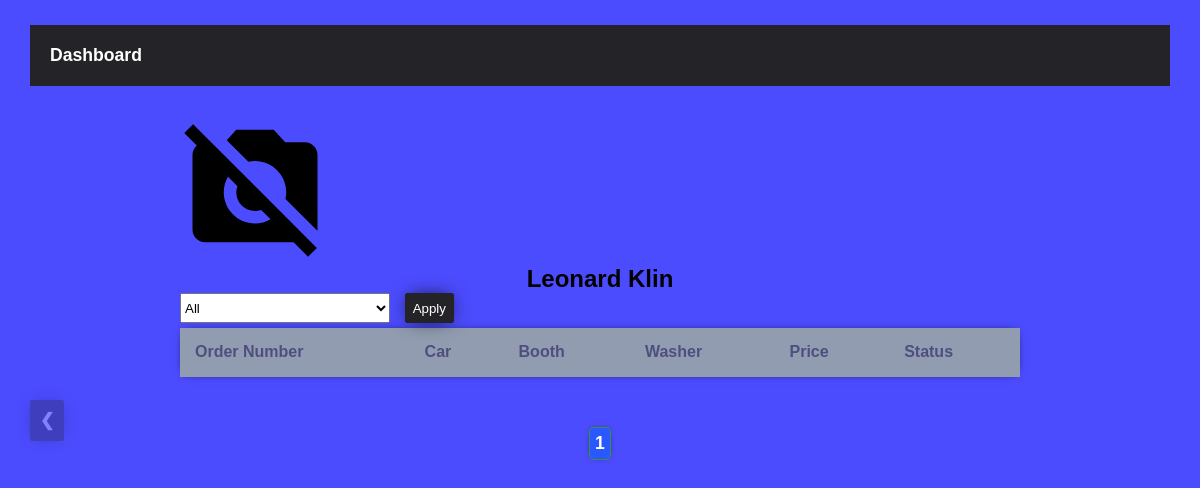
The app's page /employee/2/?page=1, older data.
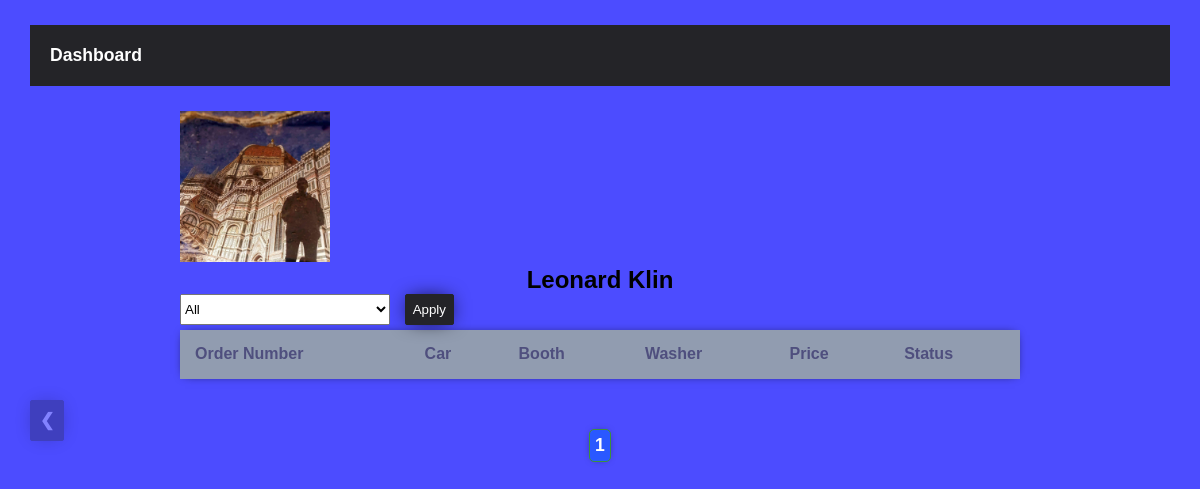
The same page, newer data.
### washapp/models.py (models this page shows, shortened)
class Employee(models.Model):
    name = models.CharField(max_length=100)
    last_name = models.CharField(max_length=100)
    avatar = models.ImageField(default='washapp/no_image.svg', upload_to='washapp/employees/')
    share = models.PositiveSmallIntegerField(default=45)
    created = models.DateTimeField(auto_now_add=True, verbose_name='Hired')
    def __str__(self):
        return f"{self.name}  {self.last_name}"

### washapp/views.py (the view)
# urls.py: path('employee/<int:employee_id>/', detail_view, name='detail'),
def detail_view(request, *args, **kwargs):
    employee = get_object_or_404(Employee, pk=kwargs['employee_id'])
    orders_by = request.GET.get('orders_by')
    orders = employee.order_set.all()
    if orders_by == 'day':
        orders = [order for order in orders if order.completed >= timezone.now() - timezone.timedelta(days=1)]
    elif orders_by == 'week':
        orders = [order for order in orders if order.completed >= timezone.now() - timezone.timedelta(weeks=1)]
    elif orders_by == 'month':
        orders = [order for order in orders if order.completed >= timezone.now() - timezone.timedelta(weeks=4)]
    paginator = Paginator(orders, 5)
    page = request.GET.get('page')
    try:
        orders = paginator.page(page)
    except:
        return HttpResponseRedirect(f'?page=1&orders_by={orders_by}' if orders_by else '?page=1')
    return render(request, 'washapp/employee_detail.html', {
        'employee': employee,
        'orders': orders,
        'page': paginator.page(page)
    })

### washapp/templates/washapp/employee_detail.html (shortened to what this page needs)
{% extends 'washapp/base.html' %}
{% block content %}
    <a href="{% url 'washapp:employees' %}" class="btn fixed-top">&#10094;</a>
    <section class="page-content">
        <div class="avatar-wrapper">
            <img src="{{ employee.avatar.url }}" alt="employee_avatar" class="employee-detail-avatar"/>
        </div>
        <h2>{{ employee|capfirst }}</h2>
        <div class="orders">
            <header>
                <form>
                    <select name='orders_by' id="order_filter">
                        <option selected value="all">All</option>
                    </select>
                    <button class="btn" type="submit">
                        Apply
                    </button>
                </form>
            </header>
            <section>
                {% include 'washapp/detailsPage/orders.html' %}
                <div class="pages-wrapper">
                    <div class="pages-wrapper">
                        {% for num in page.paginator.page_range %}
                            {% if page.number == num %}
                                <a class="disabled">{{ num }}</a>
                            {% elif num > page.number|add:'-3' and num < page.number|add:'3' %}
                                <a href="?page={{ num }}
            {% if request.GET.orders_by %}&orders_by={{ request.GET.orders_by }}{% endif %}">{{ num }}</a>
                            {% endif %}
                        {% endfor %}
                    </div>
                </div>
            </section>
        </div>
    </section>
{% endblock content %}

Row changes from the older to the newer data that the page shows:
changed Employee "Leonard Klin": avatar: picture added in place of a placeholder
